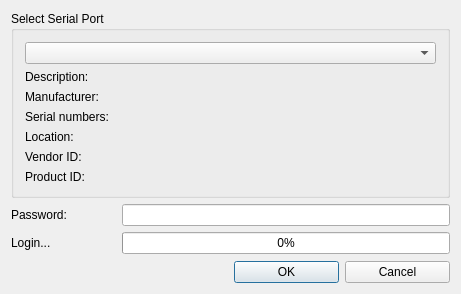
<?xml version="1.0" encoding="UTF-8"?>
<ui version="4.0">
 <class>FLDlgSerialWrite</class>
 <widget class="QDialog" name="FLDlgSerialWrite">
  <property name="geometry">
   <rect>
    <x>0</x>
    <y>0</y>
    <width>461</width>
    <height>294</height>
   </rect>
  </property>
  <property name="windowTitle">
   <string>FLSerialWrite</string>
  </property>
  <layout class="QGridLayout" name="gridLayout">
   <item row="2" column="1" colspan="3">
    <widget class="QProgressBar" name="progressBar">
     <property name="value">
      <number>0</number>
     </property>
    </widget>
   </item>
   <item row="3" column="2">
    <spacer name="verticalSpacer">
     <property name="orientation">
      <enum>Qt::Vertical</enum>
     </property>
     <property name="sizeHint" stdset="0">
      <size>
       <width>20</width>
       <height>40</height>
      </size>
     </property>
    </spacer>
   </item>
   <item row="4" column="0" colspan="2">
    <spacer name="horizontalSpacer">
     <property name="orientation">
      <enum>Qt::Horizontal</enum>
     </property>
     <property name="sizeHint" stdset="0">
      <size>
       <width>208</width>
       <height>20</height>
      </size>
     </property>
    </spacer>
   </item>
   <item row="1" column="1" colspan="3">
    <widget class="QLineEdit" name="lineEdit"/>
   </item>
   <item row="1" column="0">
    <widget class="QLabel" name="label">
     <property name="text">
      <string>Password:</string>
     </property>
    </widget>
   </item>
   <item row="4" column="2">
    <widget class="QPushButton" name="pushButton">
     <property name="text">
      <string>OK</string>
     </property>
    </widget>
   </item>
   <item row="2" column="0">
    <widget class="QLabel" name="label_login">
     <property name="text">
      <string>Login...</string>
     </property>
    </widget>
   </item>
   <item row="4" column="3">
    <widget class="QPushButton" name="pushButton_2">
     <property name="text">
      <string>Cancel</string>
     </property>
    </widget>
   </item>
   <item row="0" column="0" colspan="4">
    <widget class="QGroupBox" name="serialPortInfoBox">
     <property name="title">
      <string>Select Serial Port</string>
     </property>
     <layout class="QVBoxLayout" name="verticalLayout_2">
      <item>
       <widget class="QComboBox" name="serialPortInfoListBox"/>
      </item>
      <item>
       <widget class="QLabel" name="descriptionLabel">
        <property name="text">
         <string>Description:</string>
        </property>
       </widget>
      </item>
      <item>
       <widget class="QLabel" name="manufacturerLabel">
        <property name="text">
         <string>Manufacturer: </string>
        </property>
       </widget>
      </item>
      <item>
       <widget class="QLabel" name="serialNumberLabel">
        <property name="text">
         <string>Serial numbers: </string>
        </property>
       </widget>
      </item>
      <item>
       <widget class="QLabel" name="locationLabel">
        <property name="text">
         <string>Location:</string>
        </property>
       </widget>
      </item>
      <item>
       <widget class="QLabel" name="vendorIDLabel">
        <property name="text">
         <string>Vendor ID:</string>
        </property>
       </widget>
      </item>
      <item>
       <widget class="QLabel" name="productIDLabel">
        <property name="text">
         <string>Product ID:</string>
        </property>
       </widget>
      </item>
     </layout>
    </widget>
   </item>
  </layout>
 </widget>
 <layoutdefault spacing="6" margin="11"/>
 <resources/>
 <connections/>
</ui>
